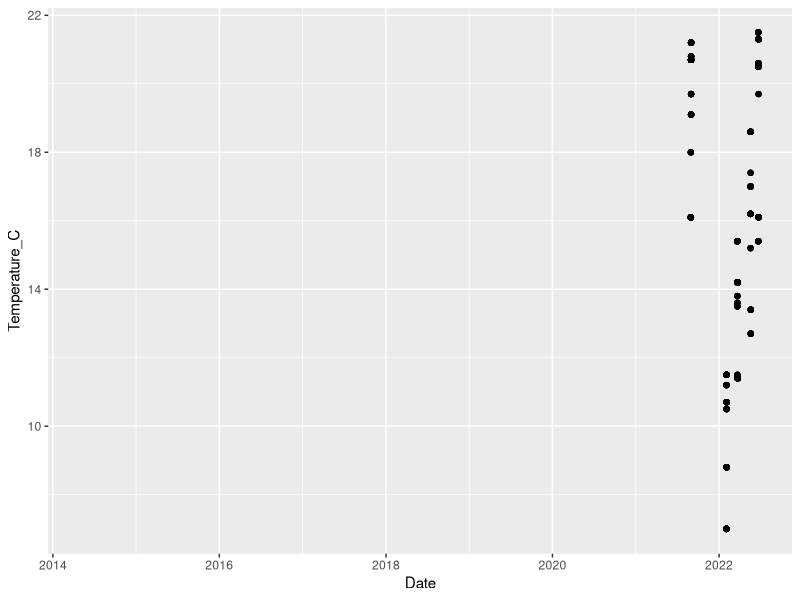
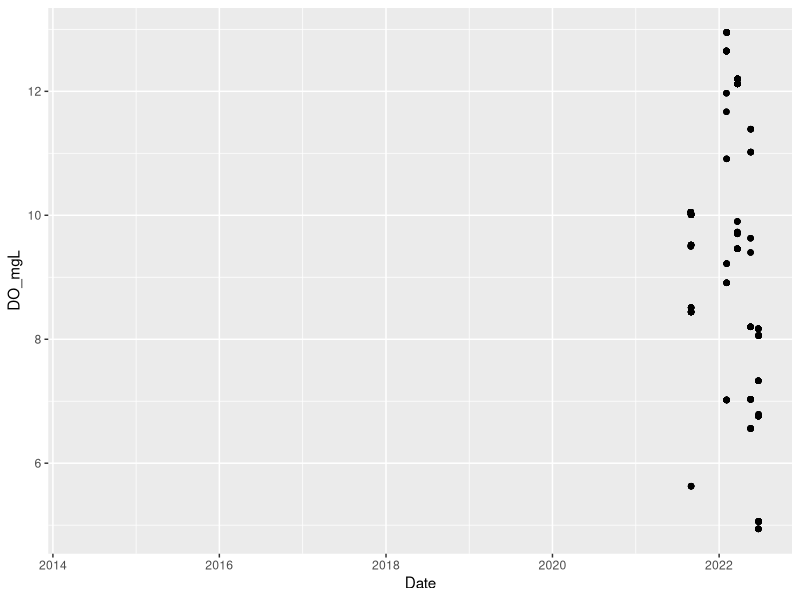
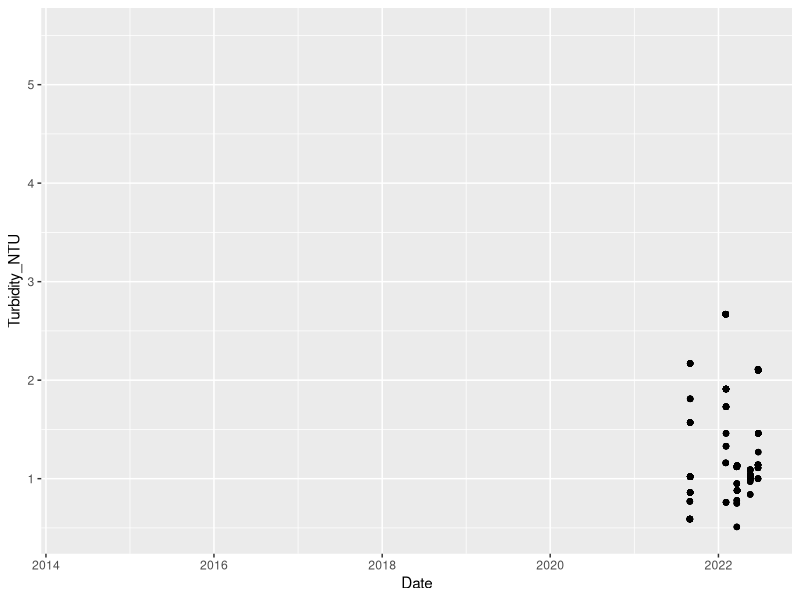
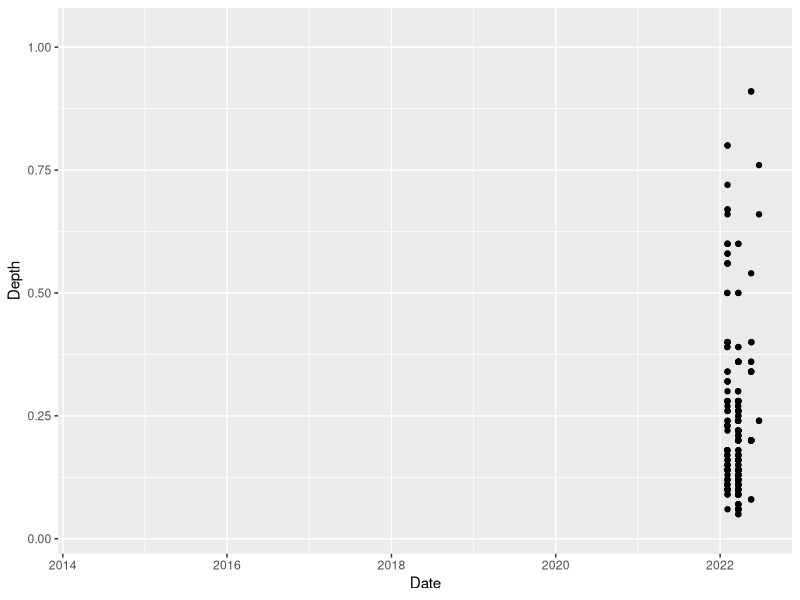
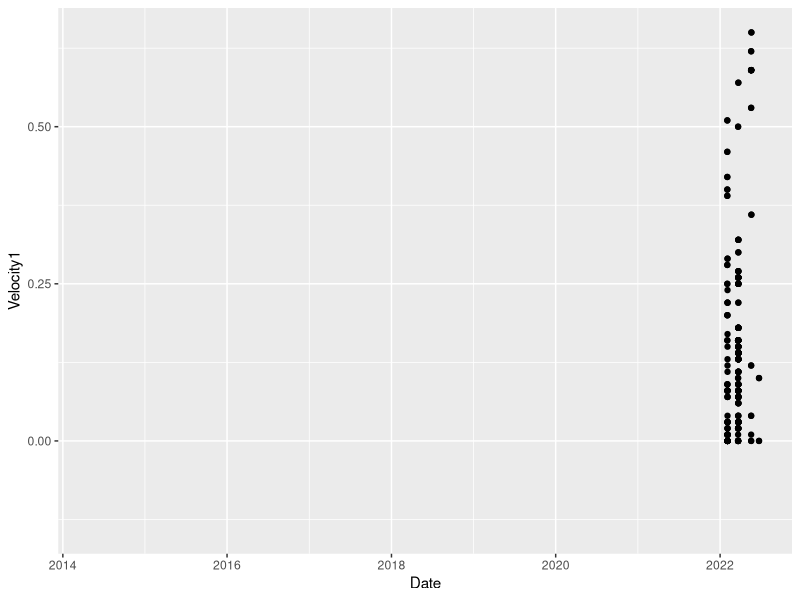
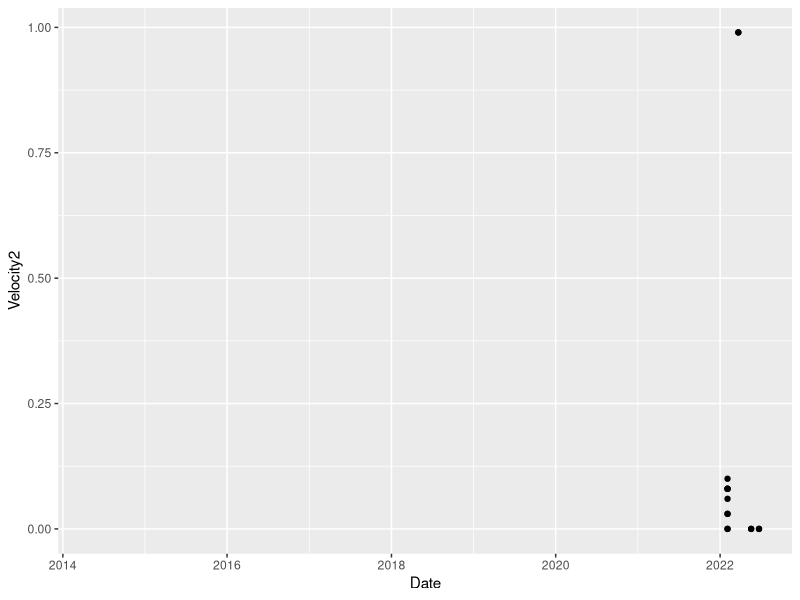
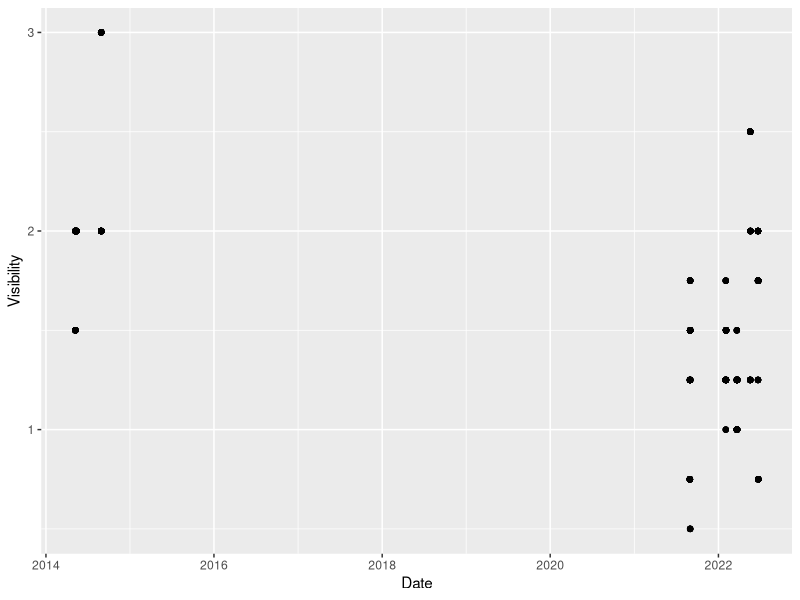
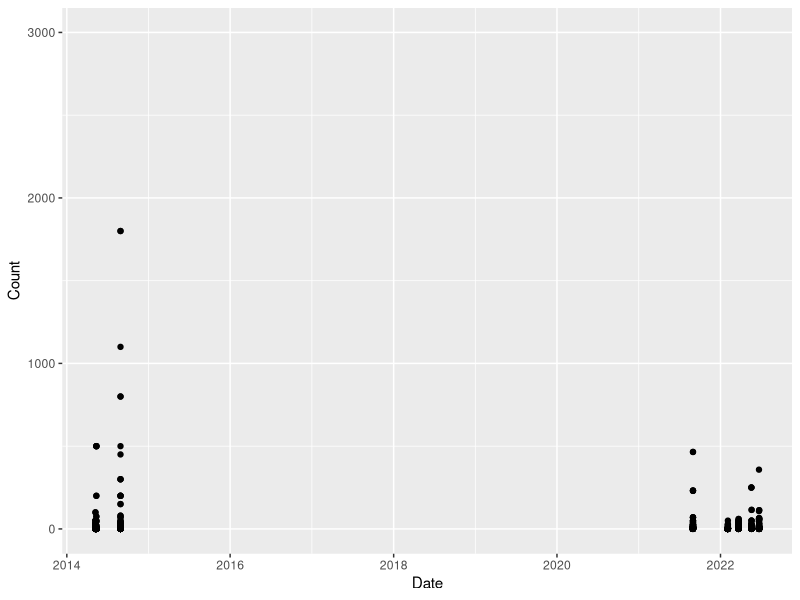

R code for these plots, in order: (Note: this script raises an error after producing the figures.)
library(tidyverse)
library(readxl)
library(lubridate)

list.files('data-raw/')

raw_snorkel_all <- read_csv('data-raw/snorkel_all.csv') %>% glimpse

snorkel_all <- raw_snorkel_all %>%
  mutate(Date = as_date(Date, format = "%m/%d/%Y"),
         StartTime =  as_datetime(StartTime, format = "%m/%d/%Y %H:%M"),
         EndTime = as_datetime(EndTime, format = "%m/%d/%Y %H:%M"),
         Species_Code = ifelse(Species_Code == "Unknown Larval", "LARVAL", Species_Code)) %>% glimpse

unique(snorkel_all$ProjectID)

# plot numeric variables--------------------------------------------------------


ggplot(data = snorkel_all, aes(x = Date, y = Temperature_C)) + 
  geom_point()

ggplot(data = snorkel_all, aes(x = Date, y = DO_mgL)) + 
  geom_point()

ggplot(data = snorkel_all, aes(x = Date, y = Turbidity_NTU)) + 
  geom_point()

ggplot(data = snorkel_all, aes(x = Date, y = Depth)) + 
  geom_point()

ggplot(data = snorkel_all, aes(x = Date, y = Velocity1)) + 
  geom_point() 

ggplot(data = snorkel_all, aes(x = Date, y = Velocity2)) + 
  geom_point() 

ggplot(data = snorkel_all, aes(x = Date, y = Visibility)) + 
  geom_point() 

ggplot(data = snorkel_all, aes(x = Date, y = Count)) + 
  geom_point() 

ggplot(data = snorkel_all, aes(x = Date, y = xsVelocity_1)) + 
  geom_point() 

ggplot(data = snorkel_all, aes(x = as.numeric(XSDVTransectNo))) + 
  geom_histogram() 


# explore character variables  --------------------------------------------

table(snorkel_all$TransectID, useNA = "ifany")
length(unique(snorkel_all$TransectID))

unique(snorkel_all$Notes, useNA = "ifany")

table(snorkel_all$Bank, useNA = "ifany")

table(snorkel_all$SingleSnorkeler, useNA = "ifany")

unique(snorkel_all$ObsID, useNA = "ifany")

unique(snorkel_all$AreaCode, useNA = "ifany")

unique(snorkel_all$FishObsID, useNA = "ifany")

# changed unknown larval to "LARVAL". see above. 
table(snorkel_all$Species_Code, useNA = "ifany")

unique(snorkel_all$Comment, useNA = "ifany")


# write clean csv  --------------------------------------------------------

write_csv(snorkel_all, 'data/snorkel_all.csv')

